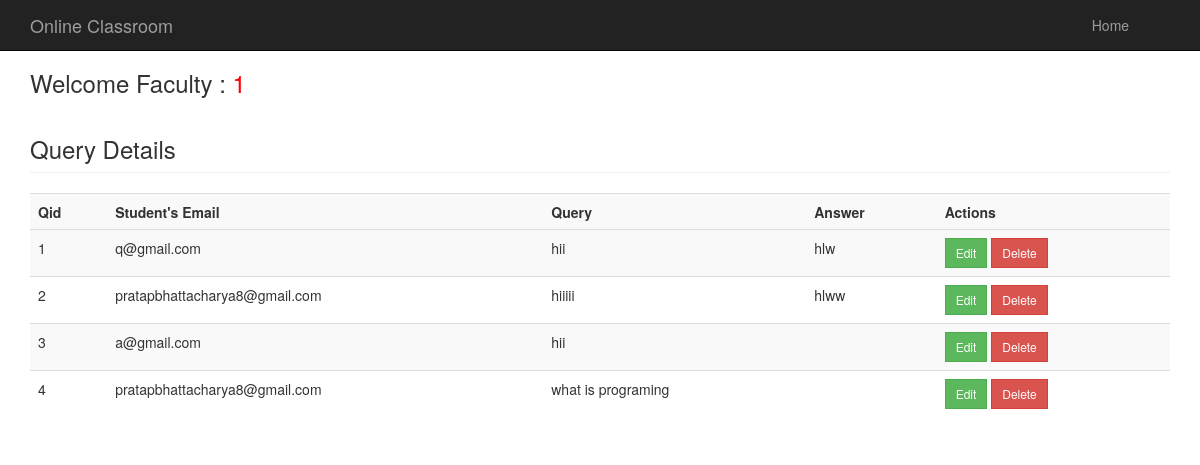
The page /FACALTY/qureydetails.php (signed in) on the database its author committed.
### tables this page shows
CREATE TABLE `query` (
  `eid` int(5) NOT NULL,
  `name` varchar(25) NOT NULL,
  `email` varchar(30) NOT NULL,
  `query` text NOT NULL,
  `ans` text NOT NULL
);

### FACALTY/qureydetails.php (the view, shortened to what this page needs)
<?php
$fid = $_SESSION[ "fid" ];
?>
<!doctype html>
<html lang="en">
<head>
    <link href="css/bootstrap.min.css" rel="stylesheet">
    <link href="css/modern-business.css" rel="stylesheet">
    <link href="font-awesome/css/font-awesome.min.css" rel="stylesheet" type="text/css">
</head>
<body>
<header>
    <nav class="navbar navbar-inverse navbar-fixed-top" role="navigation">
        <div class="container">
            <div class="navbar-header">
                <a class="navbar-brand" href="">Online Classroom</a>
            </div>
            <div class="collapse navbar-collapse" id="bs-example-navbar-collapse-1">
                <ul class="nav navbar-nav navbar-right">
                    <li>
                        <a href="welcomefaculty">Home</a>
                    </li>
					 <li>
                        <a href="logoutfaculty"><span class="glyphicon glyphicon-off title=" title="logout"></span> </a>
                    </li>
                </ul>
            </div>
        </div>
    </nav>
</header>
<div class="container">
	<div class="row">
		<div class="col-md-12">
			<h3> Welcome Faculty : <a href="welcomefaculty.php" ><span style="color:#FF0004"> <?php echo $fid; ?></span></a> </h3>
			<?php
			$servername = "localhost";
      $username = "root";
      $password = "";
      $database = "xyz";
      $conn = mysqli_connect($servername, $username, $password, $database);
			$sql = "select * from  query";
			$result = mysqli_query( $conn, $sql );
			echo "<h3 class='page-header' >Query Details</h3>";
			echo "<table class='table table-striped table-hover' style='width:100%'>
				<tr>
					<th>Qid</th>
					<th>Student's Email</th>
					<th>Query</th>
					<th>Answer</th>
					<th>Actions</th>
				<tr>";
				$count=1;
			while ( $row = mysqli_fetch_array( $result ) ) {
				?>
			<tr>
				<td>
					<?PHP echo $count;?>
				</td>
				<td>
					<?PHP echo $row['email'];?>
				</td>
				<td>
					<?PHP echo $row['query'];?>
				</td>
				<td>
					<?PHP echo $row['ans'];?>
				</td>
				<td><a href="updatequery.php?gid=<?php echo $row['eid']; ?>"><input type="button" Value="Edit" class="btn btn-success btn-sm" style="border-radius:0%"></a>
				<a href="qureydetails.php?deleteid=<?php echo $row['eid']; ?>"><input type="button" Value="Delete" name="" class="btn btn-danger btn-sm" style="border-radius:0%"></a>
				</td>
			</tr>
			<?php $count++; } ?>
			</table>
		</div>
	</div>
    </div>
</body>
</html>

### FACALTY/css/modern-business.css (style rules this page uses)
html, body { height: 100%; }
body { padding-top: 50px; }

### rows shown on the page
query: email "q@gmail.com", query "hii", ans "hlw"
query: email "pratapbhattacharya8@gmail.com", query "hiiiii", ans "hlww"
query: email "a@gmail.com", query "hii"
query: email "pratapbhattacharya8@gmail.com", query "what is programing"

### other values the page prints
$fid "1"
